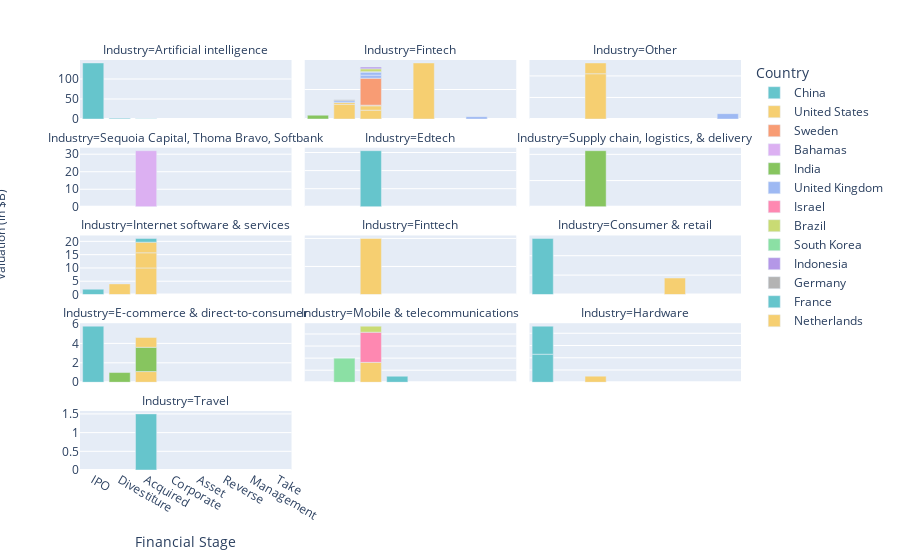

The notebook cell this image was saved under:
### Code cell
fig = px.bar(data_frame=Financial_St, x="Financial Stage", y="Valuation ($B)", color="Country", facet_col="Industry", facet_col_wrap=3,
color_discrete_sequence=px.colors.qualitative.Pastel)
fig.update_yaxes(matches=None)
fig.for_each_yaxis(lambda y: y.update(title = ''))
fig.add_annotation(x=-2,y=0.5,
                   text="Valuation (in $B)", textangle=-90,
                    xref="paper", yref="paper")
fig.show()

### Figure 1 — Plotly figure (JSON) as saved in the notebook; plotly's stock layout.template omitted (floating-point values rounded to 4 significant figures)
{"data": [{"alignmentgroup": "True", "hovertemplate": "Country=China<br>Industry=Artificial intelligence<br>Financial Stage=%{x}<br>Valuation ($B)=%{y}<extra></extra>", "legendgroup": "China", "marker": {"color": "rgb(102, 197, 204)", "pattern": {"shape": ""}}, "name": "China", "offsetgroup": "China", "orientation": "v", "showlegend": true, "textposition": "auto", "type": "bar", "x": ["IPO", "Divestiture", "Acquired"], "xaxis": "x13", "y": [140, 2.17, 1], "yaxis": "y13"}, {"alignmentgroup": "True", "hovertemplate": "Country=China<br>Industry=Edtech<br>Financial Stage=%{x}<br>Valuation ($B)=%{y}<extra></extra>", "legendgroup": "China", "marker": {"color": "rgb(102, 197, 204)", "pattern": {"shape": ""}}, "name": "China", "offsetgroup": "China", "orientation": "v", "showlegend": false, "textposition": "auto", "type": "bar", "x": ["Acquired"], "xaxis": "x11", "y": [15.5], "yaxis": "y11"}, {"alignmentgroup": "True", "hovertemplate": "Country=China<br>Industry=Internet software & services<br>Financial Stage=%{x}<br>Valuation ($B)=%{y}<extra></extra>", "legendgroup": "China", "marker": {"color": "rgb(102, 197, 204)", "pattern": {"shape": ""}}, "name": "China", "offsetgroup": "China", "orientation": "v", "showlegend": false, "textposition": "auto", "type": "bar", "x": ["IPO"], "xaxis": "x7", "y": [2], "yaxis": "y7"}, {"alignmentgroup": "True", "hovertemplate": "Country=China<br>Industry=Consumer & retail<br>Financial Stage=%{x}<br>Valuation ($B)=%{y}<extra></extra>", "legendgroup": "China", "marker": {"color": "rgb(102, 197, 204)", "pattern": {"shape": ""}}, "name": "China", "offsetgroup": "China", "orientation": "v", "showlegend": false, "textposition": "auto", "type": "bar", "x": ["IPO"], "xaxis": "x9", "y": [5.78], "yaxis": "y9"}, {"alignmentgroup": "True", "hovertemplate": "Country=China<br>Industry=E-commerce & direct-to-consumer<br>Financial Stage=%{x}<br>Valuation ($B)=%{y}<extra></extra>", "legendgroup": "China", "marker": {"color": "rgb(102, 197, 204)", "pattern": {"shape": ""}}, "name": "China", "offsetgroup": "China", "orientation": "v", "showlegend": false, "textposition": "auto", "type": "bar", "x": ["IPO"], "xaxis": "x4", "y": [5.77], "yaxis": "y4"}, {"alignmentgroup": "True", "hovertemplate": "Country=China<br>Industry=Mobile & telecommunications<br>Financial Stage=%{x}<br>Valuation ($B)=%{y}<extra></extra>", "legendgroup": "China", "marker": {"color": "rgb(102, 197, 204)", "pattern": {"shape": ""}}, "name": "China", "offsetgroup": "China", "orientation": "v", "showlegend": false, "textposition": "auto", "type": "bar", "x": ["Corporate"], "xaxis": "x5", "y": [1], "yaxis": "y5"}, {"alignmentgroup": "True", "hovertemplate": "Country=China<br>Industry=Hardware<br>Financial Stage=%{x}<br>Valuation ($B)=%{y}<extra></extra>", "legendgroup": "China", "marker": {"color": "rgb(102, 197, 204)", "pattern": {"shape": ""}}, "name": "China", "offsetgroup": "China", "orientation": "v", "showlegend": false, "textposition": "auto", "type": "bar", "x": ["IPO", "IPO"], "xaxis": "x6", "y": [4.58, 4.58], "yaxis": "y6"}, {"alignmentgroup": "True", "hovertemplate": "Country=China<br>Industry=Travel<br>Financial Stage=%{x}<br>Valuation ($B)=%{y}<extra></extra>", "legendgroup": "China", "marker": {"color": "rgb(102, 197, 204)", "pattern": {"shape": ""}}, "name": "China", "offsetgroup": "China", "orientation": "v", "showlegend": false, "textposition": "auto", "type": "bar", "x": ["Acquired"], "xaxis": "x", "y": [1.5], "yaxis": "y"}, {"alignmentgroup": "True", "hovertemplate": "Country=United States<br>Industry=Fintech<br>Financial Stage=%{x}<br>Valuation ($B)=%{y}<extra></extra>", "legendgroup": "United States", "marker": {"color": "rgb(246, 207, 113)", "pattern": {"shape": ""}}, "name": "United States", "offsetgroup": "United States", "orientation": "v", "showlegend": true, "textposition": "auto", "type": "bar", "x": ["Asset", "Divestiture", "Acquired", "Acquired", "Divestiture", "Acquired"], "xaxis": "x14", "y": [95, 25, 15, 7.4, 3, 1.1], "yaxis": "y14"}, {"alignmentgroup": "True", "hovertemplate": "Country=United States<br>Industry=Other<br>Financial Stage=%{x}<br>Valuation ($B)=%{y}<extra></extra>", "legendgroup": "United States", "marker": {"color": "rgb(246, 207, 113)", "pattern": {"shape": ""}}, "name": "United States", "offsetgroup": "United States", "orientation": "v", "showlegend": false, "textposition": "auto", "type": "bar", "x": ["Acquired", "Acquired"], "xaxis": "x15", "y": [42, 10], "yaxis": "y15"}, {"alignmentgroup": "True", "hovertemplate": "Country=United States<br>Industry=Internet software & services<br>Financial Stage=%{x}<br>Valuation ($B)=%{y}<extra></extra>", "legendgroup": "United States", "marker": {"color": "rgb(246, 207, 113)", "pattern": {"shape": ""}}, "name": "United States", "offsetgroup": "United States", "orientation": "v", "showlegend": false, "textposition": "auto", "type": "bar", "x": ["Acquired", "Acquired", "Acquired", "Divestiture"], "xaxis": "x7", "y": [10, 5.7, 4, 4], "yaxis": "y7"}, {"alignmentgroup": "True", "hovertemplate": "Country=United States<br>Industry=Finttech<br>Financial Stage=%{x}<br>Valuation ($B)=%{y}<extra></extra>", "legendgroup": "United States", "marker": {"color": "rgb(246, 207, 113)", "pattern": {"shape": ""}}, "name": "United States", "offsetgroup": "United States", "orientation": "v", "showlegend": false, "textposition": "auto", "type": "bar", "x": ["Acquired"], "xaxis": "x8", "y": [10], "yaxis": "y8"}, {"alignmentgroup": "True", "hovertemplate": "Country=United States<br>Industry=Consumer & retail<br>Financial Stage=%{x}<br>Valuation ($B)=%{y}<extra></extra>", "legendgroup": "United States", "marker": {"color": "rgb(246, 207, 113)", "pattern": {"shape": ""}}, "name": "United States", "offsetgroup": "United States", "orientation": "v", "showlegend": false, "textposition": "auto", "type": "bar", "x": ["Reverse"], "xaxis": "x9", "y": [1.7], "yaxis": "y9"}, {"alignmentgroup": "True", "hovertemplate": "Country=United States<br>Industry=E-commerce & direct-to-consumer<br>Financial Stage=%{x}<br>Valuation ($B)=%{y}<extra></extra>", "legendgroup": "United States", "marker": {"color": "rgb(246, 207, 113)", "pattern": {"shape": ""}}, "name": "United States", "offsetgroup": "United States", "orientation": "v", "showlegend": false, "textposition": "auto", "type": "bar", "x": ["Acquired"], "xaxis": "x4", "y": [1.1], "yaxis": "y4"}, {"alignmentgroup": "True", "hovertemplate": "Country=United States<br>Industry=Mobile & telecommunications<br>Financial Stage=%{x}<br>Valuation ($B)=%{y}<extra></extra>", "legendgroup": "United States", "marker": {"color": "rgb(246, 207, 113)", "pattern": {"shape": ""}}, "name": "United States", "offsetgroup": "United States", "orientation": "v", "showlegend": false, "textposition": "auto", "type": "bar", "x": ["Acquired"], "xaxis": "x5", "y": [3.3], "yaxis": "y5"}, {"alignmentgroup": "True", "hovertemplate": "Country=Sweden<br>Industry=Fintech<br>Financial Stage=%{x}<br>Valuation ($B)=%{y}<extra></extra>", "legendgroup": "Sweden", "marker": {"color": "rgb(248, 156, 116)", "pattern": {"shape": ""}}, "name": "Sweden", "offsetgroup": "Sweden", "orientation": "v", "showlegend": true, "textposition": "auto", "type": "bar", "x": ["Acquired"], "xaxis": "x14", "y": [45.6], "yaxis": "y14"}, {"alignmentgroup": "True", "hovertemplate": "Country=Bahamas<br>Industry=Sequoia Capital, Thoma Bravo, Softbank<br>Financial Stage=%{x}<br>Valuation ($B)=%{y}<extra></extra>", "legendgroup": "Bahamas", "marker": {"color": "rgb(220, 176, 242)", "pattern": {"shape": ""}}, "name": "Bahamas", "offsetgroup": "Bahamas", "orientation": "v", "showlegend": true, "textposition": "auto", "type": "bar", "x": ["Acquired"], "xaxis": "x10", "y": [32], "yaxis": "y10"}, {"alignmentgroup": "True", "hovertemplate": "Country=India<br>Industry=Fintech<br>Financial Stage=%{x}<br>Valuation ($B)=%{y}<extra></extra>", "legendgroup": "India", "marker": {"color": "rgb(135, 197, 95)", "pattern": {"shape": ""}}, "name": "India", "offsetgroup": "India", "orientation": "v", "showlegend": true, "textposition": "auto", "type": "bar", "x": ["IPO"], "xaxis": "x14", "y": [6.5], "yaxis": "y14"}, {"alignmentgroup": "True", "hovertemplate": "Country=India<br>Industry=Supply chain, logistics, & delivery<br>Financial Stage=%{x}<br>Valuation ($B)=%{y}<extra></extra>", "legendgroup": "India", "marker": {"color": "rgb(135, 197, 95)", "pattern": {"shape": ""}}, "name": "India", "offsetgroup": "India", "orientation": "v", "showlegend": false, "textposition": "auto", "type": "bar", "x": ["Acquired"], "xaxis": "x12", "y": [10.7], "yaxis": "y12"}, {"alignmentgroup": "True", "hovertemplate": "Country=India<br>Industry=E-commerce & direct-to-consumer<br>Financial Stage=%{x}<br>Valuation ($B)=%{y}<extra></extra>", "legendgroup": "India", "marker": {"color": "rgb(135, 197, 95)", "pattern": {"shape": ""}}, "name": "India", "offsetgroup": "India", "orientation": "v", "showlegend": false, "textposition": "auto", "type": "bar", "x": ["Acquired", "Divestiture"], "xaxis": "x4", "y": [2.5, 1], "yaxis": "y4"}, {"alignmentgroup": "True", "hovertemplate": "Country=United Kingdom<br>Industry=Fintech<br>Financial Stage=%{x}<br>Valuation ($B)=%{y}<extra></extra>", "legendgroup": "United Kingdom", "marker": {"color": "rgb(158, 185, 243)", "pattern": {"shape": ""}}, "name": "United Kingdom", "offsetgroup": "United Kingdom", "orientation": "v", "showlegend": true, "textposition": "auto", "type": "bar", "x": ["Acquired", "Acquired", "Management", "Divestiture", "Acquired"], "xaxis": "x14", "y": [5.2, 5, 4, 3, 1], "yaxis": "y14"}, {"alignmentgroup": "True", "hovertemplate": "Country=United Kingdom<br>Industry=Other<br>Financial Stage=%{x}<br>Valuation ($B)=%{y}<extra></extra>", "legendgroup": "United Kingdom", "marker": {"color": "rgb(158, 185, 243)", "pattern": {"shape": ""}}, "name": "United Kingdom", "offsetgroup": "United Kingdom", "orientation": "v", "showlegend": false, "textposition": "auto", "type": "bar", "x": ["Take"], "xaxis": "x15", "y": [5], "yaxis": "y15"}, {"alignmentgroup": "True", "hovertemplate": "Country=Israel<br>Industry=Mobile & telecommunications<br>Financial Stage=%{x}<br>Valuation ($B)=%{y}<extra></extra>", "legendgroup": "Israel", "marker": {"color": "rgb(254, 136, 177)", "pattern": {"shape": ""}}, "name": "Israel", "offsetgroup": "Israel", "orientation": "v", "showlegend": true, "textposition": "auto", "type": "bar", "x": ["Acquired"], "xaxis": "x5", "y": [5], "yaxis": "y5"}, {"alignmentgroup": "True", "hovertemplate": "Country=Brazil<br>Industry=Fintech<br>Financial Stage=%{x}<br>Valuation ($B)=%{y}<extra></extra>", "legendgroup": "Brazil", "marker": {"color": "rgb(201, 219, 116)", "pattern": {"shape": ""}}, "name": "Brazil", "offsetgroup": "Brazil", "orientation": "v", "showlegend": true, "textposition": "auto", "type": "bar", "x": ["Acquired"], "xaxis": "x14", "y": [4.8], "yaxis": "y14"}, {"alignmentgroup": "True", "hovertemplate": "Country=Brazil<br>Industry=Mobile & telecommunications<br>Financial Stage=%{x}<br>Valuation ($B)=%{y}<extra></extra>", "legendgroup": "Brazil", "marker": {"color": "rgb(201, 219, 116)", "pattern": {"shape": ""}}, "name": "Brazil", "offsetgroup": "Brazil", "orientation": "v", "showlegend": false, "textposition": "auto", "type": "bar", "x": ["Acquired"], "xaxis": "x5", "y": [1], "yaxis": "y5"}, {"alignmentgroup": "True", "hovertemplate": "Country=South Korea<br>Industry=Mobile & telecommunications<br>Financial Stage=%{x}<br>Valuation ($B)=%{y}<extra></extra>", "legendgroup": "South Korea", "marker": {"color": "rgb(139, 224, 164)", "pattern": {"shape": ""}}, "name": "South Korea", "offsetgroup": "South Korea", "orientation": "v", "showlegend": true, "textposition": "auto", "type": "bar", "x": ["Divestiture"], "xaxis": "x5", "y": [4], "yaxis": "y5"}, {"alignmentgroup": "True", "hovertemplate": "Country=Indonesia<br>Industry=Fintech<br>Financial Stage=%{x}<br>Valuation ($B)=%{y}<extra></extra>", "legendgroup": "Indonesia", "marker": {"color": "rgb(180, 151, 231)", "pattern": {"shape": ""}}, "name": "Indonesia", "offsetgroup": "Indonesia", "orientation": "v", "showlegend": true, "textposition": "auto", "type": "bar", "x": ["Acquired"], "xaxis": "x14", "y": [2.9], "yaxis": "y14"}, {"alignmentgroup": "True", "hovertemplate": "Country=Germany<br>Industry=Fintech<br>Financial Stage=%{x}<br>Valuation ($B)=%{y}<extra></extra>", "legendgroup": "Germany", "marker": {"color": "rgb(179, 179, 179)", "pattern": {"shape": ""}}, "name": "Germany", "offsetgroup": "Germany", "orientation": "v", "showlegend": true, "textposition": "auto", "type": "bar", "x": ["Divestiture"], "xaxis": "x14", "y": [1.65], "yaxis": "y14"}, {"alignmentgroup": "True", "hovertemplate": "Country=France<br>Industry=Internet software & services<br>Financial Stage=%{x}<br>Valuation ($B)=%{y}<extra></extra>", "legendgroup": "France", "marker": {"color": "rgb(102, 197, 204)", "pattern": {"shape": ""}}, "name": "France", "offsetgroup": "France", "orientation": "v", "showlegend": true, "textposition": "auto", "type": "bar", "x": ["Acquired"], "xaxis": "x7", "y": [1.4], "yaxis": "y7"}, {"alignmentgroup": "True", "hovertemplate": "Country=Netherlands<br>Industry=E-commerce & direct-to-consumer<br>Financial Stage=%{x}<br>Valuation ($B)=%{y}<extra></extra>", "legendgroup": "Netherlands", "marker": {"color": "rgb(246, 207, 113)", "pattern": {"shape": ""}}, "name": "Netherlands", "offsetgroup": "Netherlands", "orientation": "v", "showlegend": true, "textposition": "auto", "type": "bar", "x": ["Acquired"], "xaxis": "x4", "y": [1], "yaxis": "y4"}, {"alignmentgroup": "True", "hovertemplate": "Country=Netherlands<br>Industry=Hardware<br>Financial Stage=%{x}<br>Valuation ($B)=%{y}<extra></extra>", "legendgroup": "Netherlands", "marker": {"color": "rgb(246, 207, 113)", "pattern": {"shape": ""}}, "name": "Netherlands", "offsetgroup": "Netherlands", "orientation": "v", "showlegend": false, "textposition": "auto", "type": "bar", "x": ["Acquired"], "xaxis": "x6", "y": [1], "yaxis": "y6"}], "layout": {"annotations": [{"showarrow": false, "text": "Industry=Travel", "x": 0.16, "xanchor": "center", "xref": "paper", "y": 0.144, "yanchor": "bottom", "yref": "paper"}, {"showarrow": false, "text": "Industry=E-commerce & direct-to-consumer", "x": 0.16, "xanchor": "center", "xref": "paper", "y": 0.358, "yanchor": "bottom", "yref": "paper"}, {"showarrow": false, "text": "Industry=Mobile & telecommunications", "x": 0.5, "xanchor": "center", "xref": "paper", "y": 0.358, "yanchor": "bottom", "yref": "paper"}, {"showarrow": false, "text": "Industry=Hardware", "x": 0.84, "xanchor": "center", "xref": "paper", "y": 0.358, "yanchor": "bottom", "yref": "paper"}, {"showarrow": false, "text": "Industry=Internet software & services", "x": 0.16, "xanchor": "center", "xref": "paper", "y": 0.572, "yanchor": "bottom", "yref": "paper"}, {"showarrow": false, "text": "Industry=Finttech", "x": 0.5, "xanchor": "center", "xref": "paper", "y": 0.572, "yanchor": "bottom", "yref": "paper"}, {"showarrow": false, "text": "Industry=Consumer & retail", "x": 0.84, "xanchor": "center", "xref": "paper", "y": 0.572, "yanchor": "bottom", "yref": "paper"}, {"showarrow": false, "text": "Industry=Sequoia Capital, Thoma Bravo, Softbank", "x": 0.16, "xanchor": "center", "xref": "paper", "y": 0.786, "yanchor": "bottom", "yref": "paper"}, {"showarrow": false, "text": "Industry=Edtech", "x": 0.5, "xanchor": "center", "xref": "paper", "y": 0.786, "yanchor": "bottom", "yref": "paper"}, {"showarrow": false, "text": "Industry=Supply chain, logistics, & delivery", "x": 0.84, "xanchor": "center", "xref": "paper", "y": 0.786, "yanchor": "bottom", "yref": "paper"}, {"showarrow": false, "text": "Industry=Artificial intelligence", "x": 0.16, "xanchor": "center", "xref": "paper", "y": 1, "yanchor": "bottom", "yref": "paper"}, {"showarrow": false, "text": "Industry=Fintech", "x": 0.5, "xanchor": "center", "xref": "paper", "y": 1, "yanchor": "bottom", "yref": "paper"}, {"showarrow": false, "text": "Industry=Other", "x": 0.84, "xanchor": "center", "xref": "paper", "y": 1, "yanchor": "bottom", "yref": "paper"}, {"text": "Valuation (in $B)", "textangle": -90, "x": -2, "xref": "paper", "y": 0.5, "yref": "paper"}], "barmode": "relative", "legend": {"title": {"text": "Country"}, "tracegroupgap": 0}, "margin": {"t": 60}, "xaxis": {"anchor": "y", "domain": [0, 0.32], "title": {"text": "Financial Stage"}}, "xaxis10": {"anchor": "y10", "domain": [0, 0.32], "matches": "x", "showticklabels": false}, "xaxis11": {"anchor": "y11", "domain": [0.34, 0.66], "matches": "x", "showticklabels": false}, "xaxis12": {"anchor": "y12", "domain": [0.68, 1.0], "matches": "x", "showticklabels": false}, "xaxis13": {"anchor": "y13", "domain": [0, 0.32], "matches": "x", "showticklabels": false}, "xaxis14": {"anchor": "y14", "domain": [0.34, 0.66], "matches": "x", "showticklabels": false}, "xaxis15": {"anchor": "y15", "domain": [0.68, 1.0], "matches": "x", "showticklabels": false}, "xaxis2": {"anchor": "y2", "domain": [0.34, 0.66], "matches": "x", "title": {"text": "Financial Stage"}}, "xaxis3": {"anchor": "y3", "domain": [0.68, 1.0], "matches": "x", "title": {"text": "Financial Stage"}}, "xaxis4": {"anchor": "y4", "domain": [0, 0.32], "matches": "x", "showticklabels": false}, "xaxis5": {"anchor": "y5", "domain": [0.34, 0.66], "matches": "x", "showticklabels": false}, "xaxis6": {"anchor": "y6", "domain": [0.68, 1.0], "matches": "x", "showticklabels": false}, "xaxis7": {"anchor": "y7", "domain": [0, 0.32], "matches": "x", "showticklabels": false}, "xaxis8": {"anchor": "y8", "domain": [0.34, 0.66], "matches": "x", "showticklabels": false}, "xaxis9": {"anchor": "y9", "domain": [0.68, 1.0], "matches": "x", "showticklabels": false}, "yaxis": {"anchor": "x", "domain": [0, 0.144], "title": {"text": ""}}, "yaxis10": {"anchor": "x10", "domain": [0.642, 0.786], "title": {"text": ""}}, "yaxis11": {"anchor": "x11", "domain": [0.642, 0.786], "showticklabels": false, "title": {"text": ""}}, "yaxis12": {"anchor": "x12", "domain": [0.642, 0.786], "showticklabels": false, "title": {"text": ""}}, "yaxis13": {"anchor": "x13", "domain": [0.856, 1], "title": {"text": ""}}, "yaxis14": {"anchor": "x14", "domain": [0.856, 1], "showticklabels": false, "title": {"text": ""}}, "yaxis15": {"anchor": "x15", "domain": [0.856, 1], "showticklabels": false, "title": {"text": ""}}, "yaxis2": {"anchor": "x2", "domain": [0, 0.144], "showticklabels": false, "title": {"text": ""}}, "yaxis3": {"anchor": "x3", "domain": [0, 0.144], "showticklabels": false, "title": {"text": ""}}, "yaxis4": {"anchor": "x4", "domain": [0.214, 0.358], "title": {"text": ""}}, "yaxis5": {"anchor": "x5", "domain": [0.214, 0.358], "showticklabels": false, "title": {"text": ""}}, "yaxis6": {"anchor": "x6", "domain": [0.214, 0.358], "showticklabels": false, "title": {"text": ""}}, "yaxis7": {"anchor": "x7", "domain": [0.428, 0.572], "title": {"text": ""}}, "yaxis8": {"anchor": "x8", "domain": [0.428, 0.572], "showticklabels": false, "title": {"text": ""}}, "yaxis9": {"anchor": "x9", "domain": [0.428, 0.572], "showticklabels": false, "title": {"text": ""}}}}
